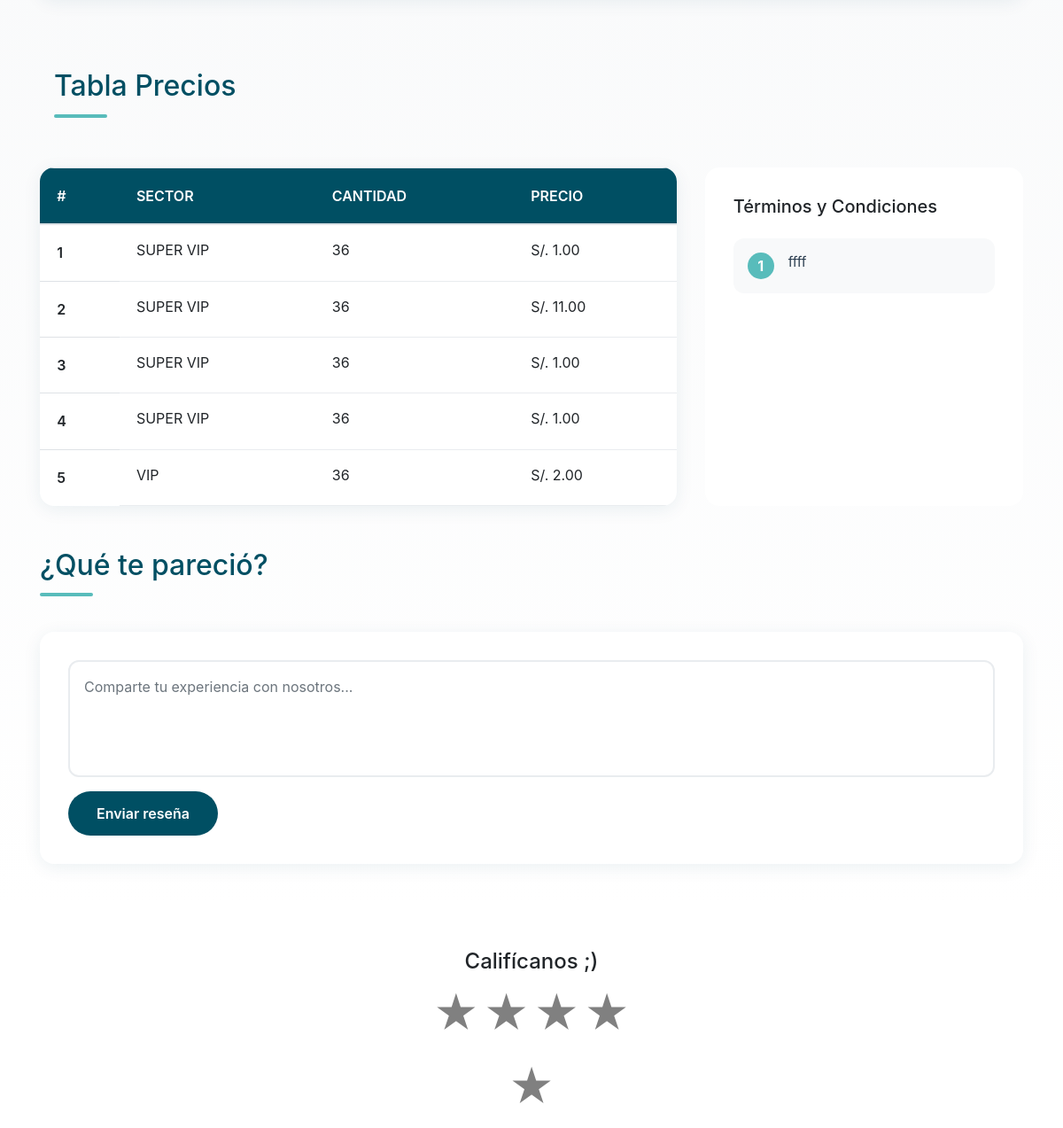
Page /public/cliente-evento.php?id=39 (signed in, lower part) on the earlier database version.
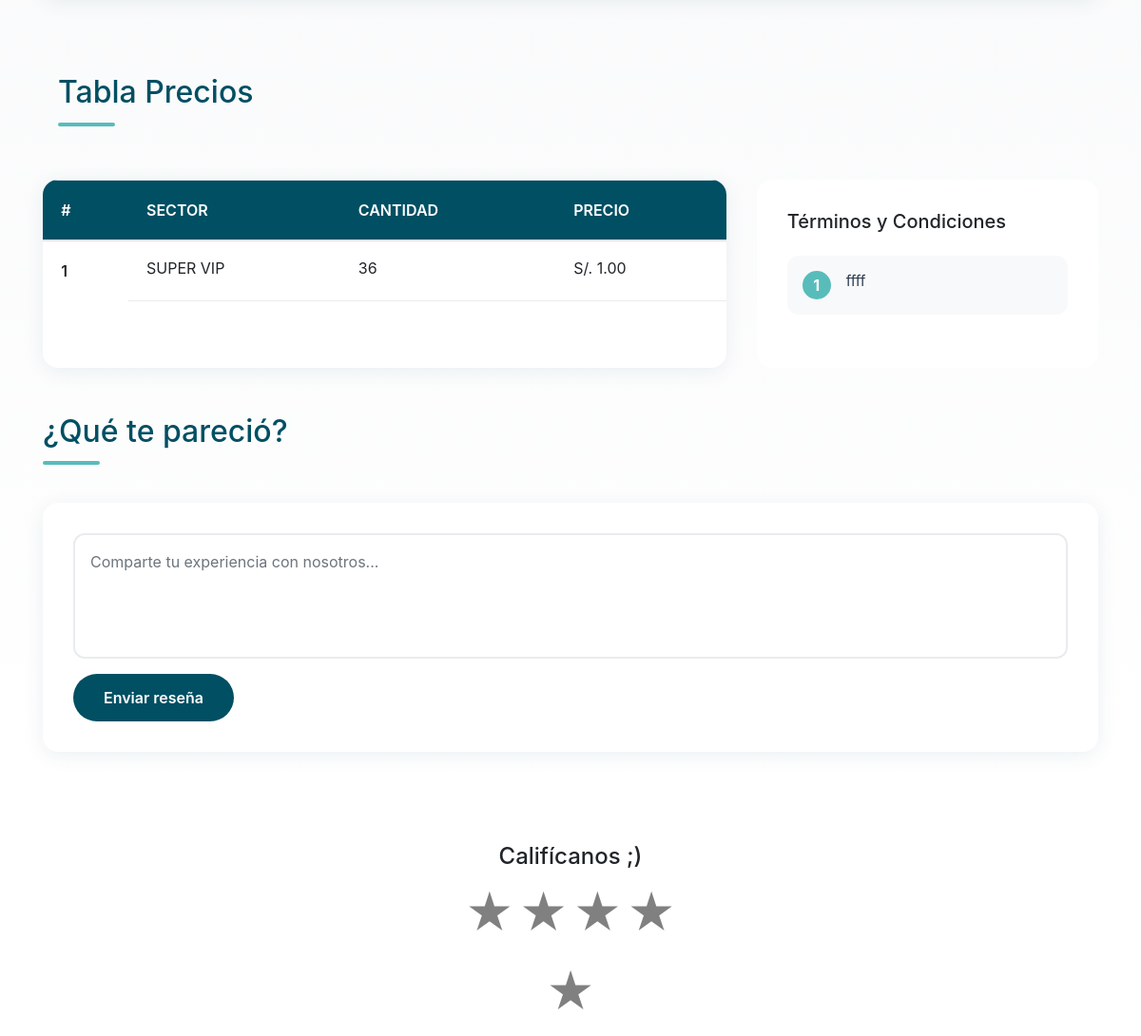
Same page on the later database version.
### tables this page shows
CREATE TABLE `categoria_evento` (
  `id` int(11) NOT NULL,
  `nombre_categoria_evento` varchar(100) NOT NULL,
  `precio_venta` decimal(10,2) NOT NULL,
  `precio_preventa` decimal(10,2) NOT NULL,
  `ID_Evento` int(11) NOT NULL
);

CREATE TABLE `eventos` (
  `ID_Evento` int(11) NOT NULL,
  `Titulo` varchar(100) NOT NULL,
  `Aforo` int(11) DEFAULT NULL,
  `Foto` varchar(255) DEFAULT NULL,
  `Descripcion` text DEFAULT NULL,
  `terminos_condiciones` longtext DEFAULT NULL,
  `Artista_Autor` varchar(100) DEFAULT NULL,
  `Fecha_Evento` datetime DEFAULT NULL,
  `Fecha_Creacion` datetime DEFAULT current_timestamp(),
  `Estado_Publicacion` enum('Publicado','Borrador','Cancelado') DEFAULT 'Borrador',
  `visibilidad` varchar(255) DEFAULT NULL,
  `organizador` varchar(255) DEFAULT NULL,
  `contacto_organizador` varchar(255) DEFAULT NULL,
  `politica_cancelacion` text DEFAULT NULL,
  `f_actualizacion` date DEFAULT NULL,
  `f_borrado` date DEFAULT NULL,
  `hora_borrado` time DEFAULT NULL,
  `ubicacion` varchar(100) DEFAULT NULL,
  `activoPospuesto` varchar(20) DEFAULT NULL,
  `horaInicioEvento` time DEFAULT NULL,
  `horaFinEvento` time DEFAULT NULL,
  `redes` varchar(150) DEFAULT NULL,
  `id_usuario` int(11) NOT NULL
);

### public/cliente-evento.php (called while the page is built, shortened)
<?php
$id = $_GET['id'];
$conexion = new Database();
$eventoObjeto = new Evento($conexion->connect());
$categoriaEventoObjeto = new Categoria_evento($conexion->connect());
$categoriasEvento   = $categoriaEventoObjeto->mostrarCategoriasEventos();
$eventos            = $eventoObjeto->mostrarEventos();
include '../vista/clientes/cliente-evento.php';
?>

### modelo/Database.php (called while the page is built, shortened)
<?php
class Database {
    private $host = DB_HOST;
    private $db_name = DB_NAME;
    private $username = DB_USER;
    private $password = DB_PASS;
    public function connect() {
        $this->conn = mysqli_connect($this->host, $this->username, $this->password, $this->db_name);
        return $this->conn;
    }
}
?>

### modelo/Categoria_evento.php (called while the page is built, shortened)
<?php
class Categoria_evento {
    private $connection;
    public function __construct($bd)
    {
     $this->connection = $bd;
    }
    public function mostrarCategoriasEventos() {
        $sql = "SELECT * FROM categoria_evento";
        $result = mysqli_query($this->connection, $sql);
        $eventos = [];
        if ($result) {
            while ($row = mysqli_fetch_assoc($result)) {
                $eventos[] = $row;
            }
        }
        return $eventos;
    }
}
?>

### modelo/Evento.php (called while the page is built, shortened)
<?php
class Evento {
    private $connection;
    public function __construct($bd)
    {
     $this->connection = $bd;
    }
    public function mostrarEventos() {
        $sql = "SELECT * FROM eventos";
        $result = mysqli_query($this->connection, $sql);
        $eventos = [];
        if ($result) {
            while ($row = mysqli_fetch_assoc($result)) {
                $eventos[] = $row;
            }
        }
        return $eventos;
    }
}
?>

### vista/clientes/cliente-evento.php (the view, shortened to what this page needs)
<!doctype html>
<html lang="en">
  <head>
    <link rel="stylesheet" href="https://cdn.jsdelivr.net/npm/bootstrap@4.0.0/dist/css/bootstrap.min.css">
  </head>
  <body>
<section class="event-section">
  <div class="container">
  <section class="container p-3">
    <div class="mt-3 d-flex">
    <h2 class="section-header">Tabla Precios</h2>
    </div>
</section>
 <div class="pricing-section">
      <div class="price-table">
        <table class="table mb-0">
          <thead>
            <tr>
              <th>#</th>
              <th>SECTOR</th>
              <th>CANTIDAD</th>
              <th>PRECIO</th>
            </tr>
          </thead>
          <tbody>
          <?php
$contador = 1;
    foreach($categoriasEvento as $categoria){
      if($categoria['ID_Evento']==$id){
        echo '<tr>
      <th scope="row">'.$contador.'</th>
      <td>'.$categoria['nombre_categoria_evento'].'</td>
      <td>36</td>
      <td>S/. '.$categoria['precio_venta'].'</td>
    </tr>';
    $contador++;
      }
    }
    ?>
          </tbody>
        </table>
      </div>
      <div class="purchase-guide">
    <h3 class="h5 mb-4">Términos y Condiciones</h3>
    <?php
    foreach ($eventos as $evento) {
        if ($evento['ID_Evento'] == $id) {
            $terminos_condiciones_json_string = $evento['terminos_condiciones'];
            $array_terminos = json_decode($terminos_condiciones_json_string, true);
            $step_number = 1;
            foreach ($array_terminos as $termino) {
                echo '<div class="guide-step">';
                echo '  <div class="step-number">' . $step_number . '</div>';
                echo '  <div class="step-content">' . htmlspecialchars($termino, ENT_QUOTES, 'UTF-8') . '</div>';
                echo '</div>';
                $step_number++;
            }
        }
    }
    ?>
</div>
  </div>
<?php
if(isset($_SESSION['roles']) && $_SESSION['roles'] == "cliente"){
  echo '
   <h2 class="section-header">¿Qué te pareció?</h2>
<div class="review-section">
  <form method="post" action="../controlador/cliente/controlador_valorar_comentario.php">
    <textarea class="form-control review-textarea" rows="4" name="comentario" placeholder="Comparte tu experiencia con nosotros..."></textarea>
    <div class="d-flex justify-content-between align-items-center mt-3">
      <input type="hidden" value="39" name="id_evento">
      <button class="review-button" type="submit">Enviar reseña</button>
    </div>
  </form>
</div>
  </section>
  <section class="container my-5">
    <div class="d-flex"><div class="mx-auto"><p class="h4">Califícanos ;)</p></div></div>
    <form id="form">
      <p class="clasificacion">
        <input class="star-calify" id="radio1" type="radio" name="estrellas" value="5" onclick="valorarEstrellas(\'radio1\')">
        <label for="radio1">★</label>
        <input class="star-calify" id="radio2" type="radio" name="estrellas" value="4" onclick="valorarEstrellas(\'radio2\')">
        <label for="radio2">★</label>
        <input class="star-calify" id="radio3" type="radio" name="estrellas" value="3" onclick="valorarEstrellas(\'radio3\')">
        <label for="radio3">★</label>
        <input class="star-calify" id="radio4" type="radio" name="estrellas" value="2" onclick="valorarEstrellas(\'radio4\')">
        <label for="radio4">★</label>
        <input class="star-calify" id="radio5" type="radio" name="estrellas" value="1" onclick="valorarEstrellas(\'radio5\')">
        <label for="radio5">★</label>
      </p>
    </form>
  </section>';
}
?>
  </body>
</html>

Differences in the rows shown:
removed categoria_evento: nombre_categoria_evento "SUPER VIP", precio_venta "11.00"
removed categoria_evento: nombre_categoria_evento "SUPER VIP", precio_venta "1.00"
removed categoria_evento: nombre_categoria_evento "SUPER VIP", precio_venta "1.00"
removed categoria_evento: nombre_categoria_evento "VIP", precio_venta "2.00"
